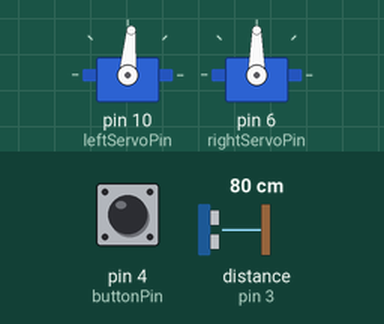
Recording of a sketch running on a simulated Arduino Uno, built with avr-gcc and run on an emulated ATmega328P. Parts: 2 × servo. Wiring (inferred from the names in the program): ultrasonic range finder: trigger pin 2; echo pin 3. The test bench sets the inputs (shaded band); at power-on: pin 4 (buttonPin) HIGH, distance to the obstacle (sensor on pin 3) 80 cm. The echo pulse lasts 58.3 µs per cm; random numbers use the default seed unless the sketch sets one; what the sketch prints to the serial monitor is not drawn.

Above: at 4.8 s.
Timing chart, 0 to 40.4 s (numbered marks = the images above):
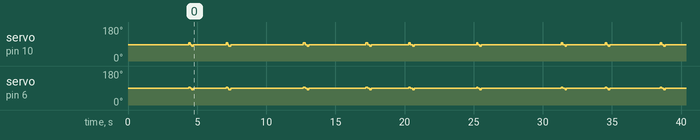

Measured:
- by itself, servo on pin 10 (leftServoPin): 85° → 96° at 4.4 s, → 85° 0.13 s later, → 79° 0.11 s later, → 85° 0.11 s later, … (36 changes in this stretch)
- by itself, servo on pin 6 (rightServoPin): 90° → 93° at 4.4 s, → 90° 0.13 s later, → 82° 0.11 s later, → 90° 0.11 s later, … (36 changes in this stretch)

The sketch:

physicalfinal.ino
```cpp
#include <Servo.h>
// pin settings
// HC-SR04
const int trigPin = 2;
const int echoPin = 3;
// button
const int buttonPin = 4;
// FS90R servos
const int leftServoPin = 10;
const int rightServoPin = 6;

Servo leftServo;
Servo rightServo;


// stop values measured
const int leftStop = 1420;
const int rightStop = 1470;

// phase A: one direction
const int leftA = 1530;
const int rightA = 1500;

// phase B: opposite direction
const int leftB = 1360;
const int rightB = 1390;

// debug off by default because extra serial output may interfere with webpage parsing
const bool motorDebug = false;


// anxiety1 motor timing
const unsigned long anxiety1MoveMin = 70;
const unsigned long anxiety1MoveMax = 140;

const unsigned long anxiety1InnerStopMin = 80;
const unsigned long anxiety1InnerStopMax = 180;

// long random pause
const unsigned long anxiety1LongPauseMin = 2200;
const unsigned long anxiety1LongPauseMax = 6200;


// anxiety2 motor timing
const unsigned long anxiety2MoveMin = 360;
const unsigned long anxiety2MoveMax = 560;

const unsigned long anxiety2StopAMin = 180;
const unsigned long anxiety2StopAMax = 420;

const unsigned long anxiety2StopBMin = 220;
const unsigned long anxiety2StopBMax = 520;


// HC-SR04 / button settings
// smaller than this distance(cm) is treated as "visitor is near"
const int distanceThresholdCm = 250;

// how many consecutive readings are required before state changes
const int requiredStableReads = 3;

// button debounce time
const unsigned long debounceDelay = 50;

// interval between ultrasonic readings
const unsigned long ultrasonicInterval = 60;

// pulsein timeout
const unsigned long echoTimeoutUs = 30000;


// internal sensor states
// ultrasonic state
bool nearState = false;
int nearCounter = 0;
int farCounter = 0;
unsigned long lastUltrasonicRead = 0;

// button state
bool lastButtonReading = HIGH;
bool stableButtonState = HIGH;
unsigned long lastDebounceTime = 0;

// incoming command buffer from browser
String serialInputBuffer = "";

// motor states
enum MotorMode {
  MOTOR_ANXIETY_1,
  MOTOR_ANXIETY_2,
  MOTOR_STOPPED
};

enum MotorStep {
  STEP_IDLE_STOP,
  STEP_PHASE_A,
  STEP_STOP_AFTER_A,
  STEP_PHASE_B,
  STEP_STOP_AFTER_B
};

MotorMode motorMode = MOTOR_ANXIETY_1;
MotorStep motorStep = STEP_IDLE_STOP;

unsigned long motorStepStartedAt = 0;
unsigned long motorStepDuration = 0;


// HC-SR04 distance reading
long readDistanceCm() {
  digitalWrite(trigPin, LOW);
  delayMicroseconds(2);

  digitalWrite(trigPin, HIGH);
  delayMicroseconds(10);
  digitalWrite(trigPin, LOW);

  unsigned long duration = pulseIn(echoPin, HIGH, echoTimeoutUs);

  if (duration == 0) {
    return -1;
  }

  long distance = (long)(duration * 0.0343 / 2.0);
  return distance;
}


// basic motor writing
void stopBothMotors() {
  leftServo.writeMicroseconds(leftStop);
  rightServo.writeMicroseconds(rightStop);
}

void writePhaseA() {
  leftServo.writeMicroseconds(leftA);
  rightServo.writeMicroseconds(rightA);
}

void writePhaseB() {
  leftServo.writeMicroseconds(leftB);
  rightServo.writeMicroseconds(rightB);
}


// motor mode control
void setMotorMode(MotorMode newMode) {
  motorMode = newMode;
  motorStep = STEP_IDLE_STOP;
  motorStepStartedAt = millis();
  motorStepDuration = 0;

  stopBothMotors();

  if (newMode == MOTOR_ANXIETY_1) {
    // in anxiety1, do not move immediately. wait for a random pause
    motorStepDuration = random(anxiety1LongPauseMin, anxiety1LongPauseMax);
  }

  if (motorDebug) {
    if (newMode == MOTOR_ANXIETY_1) Serial.println("MOTOR_MODE:ANXIETY_1");
    if (newMode == MOTOR_ANXIETY_2) Serial.println("MOTOR_MODE:ANXIETY_2");
    if (newMode == MOTOR_STOPPED) Serial.println("MOTOR_MODE:STOPPED");
  }
}


// anxiety1 movement
void enterAnxiety1Step(MotorStep nextStep) {
  motorStep = nextStep;
  motorStepStartedAt = millis();

  if (nextStep == STEP_PHASE_A) {
    writePhaseA();
    motorStepDuration = random(anxiety1MoveMin, anxiety1MoveMax);
  }
  else if (nextStep == STEP_STOP_AFTER_A) {
    stopBothMotors();
    motorStepDuration = random(anxiety1InnerStopMin, anxiety1InnerStopMax);
  }
  else if (nextStep == STEP_PHASE_B) {
    writePhaseB();
    motorStepDuration = random(anxiety1MoveMin, anxiety1MoveMax);
  }
  else if (nextStep == STEP_STOP_AFTER_B) {
    stopBothMotors();

    motorStepDuration = random(anxiety1LongPauseMin, anxiety1LongPauseMax);
  }
  else if (nextStep == STEP_IDLE_STOP) {
    stopBothMotors();
    motorStepDuration = random(anxiety1LongPauseMin, anxiety1LongPauseMax);
  }
}

void updateAnxiety1Motor() {
  unsigned long now = millis();

  if (motorStep == STEP_IDLE_STOP) {
    // stay still for a while, then start a complete subtle cycle
    if (now - motorStepStartedAt >= motorStepDuration) {
      enterAnxiety1Step(STEP_PHASE_A);
    }
    return;
  }

  if (now - motorStepStartedAt < motorStepDuration) {
    return;
  }

  if (motorStep == STEP_PHASE_A) {
    enterAnxiety1Step(STEP_STOP_AFTER_A);
  }
  else if (motorStep == STEP_STOP_AFTER_A) {
    enterAnxiety1Step(STEP_PHASE_B);
  }
  else if (motorStep == STEP_PHASE_B) {
    enterAnxiety1Step(STEP_STOP_AFTER_B);
  }
  else if (motorStep == STEP_STOP_AFTER_B) {
    // after the long pause, start another occasional full cycle
    enterAnxiety1Step(STEP_PHASE_A);
  }
}


// anxiety2 movement
void enterAnxiety2Step(MotorStep nextStep) {
  motorStep = nextStep;
  motorStepStartedAt = millis();

  if (nextStep == STEP_PHASE_A) {
    writePhaseA();
    motorStepDuration = random(anxiety2MoveMin, anxiety2MoveMax);
  }
  else if (nextStep == STEP_STOP_AFTER_A) {
    stopBothMotors();
    motorStepDuration = random(anxiety2StopAMin, anxiety2StopAMax);
  }
  else if (nextStep == STEP_PHASE_B) {
    writePhaseB();
    motorStepDuration = random(anxiety2MoveMin, anxiety2MoveMax);
  }
  else if (nextStep == STEP_STOP_AFTER_B) {
    stopBothMotors();
    motorStepDuration = random(anxiety2StopBMin, anxiety2StopBMax);
  }
}

void updateAnxiety2Motor() {
  unsigned long now = millis();

  if (motorStep == STEP_IDLE_STOP) {
    enterAnxiety2Step(STEP_PHASE_A);
    return;
  }

  if (now - motorStepStartedAt < motorStepDuration) {
    return;
  }

  if (motorStep == STEP_PHASE_A) {
    enterAnxiety2Step(STEP_STOP_AFTER_A);
  }
  else if (motorStep == STEP_STOP_AFTER_A) {
    enterAnxiety2Step(STEP_PHASE_B);
  }
  else if (motorStep == STEP_PHASE_B) {
    enterAnxiety2Step(STEP_STOP_AFTER_B);
  }
  else if (motorStep == STEP_STOP_AFTER_B) {
    enterAnxiety2Step(STEP_PHASE_A);
  }
}


// main motor update
void updateMotorMotion() {
  if (motorMode == MOTOR_STOPPED) {
    stopBothMotors();
    return;
  }

  if (motorMode == MOTOR_ANXIETY_1) {
    updateAnxiety1Motor();
    return;
  }

  if (motorMode == MOTOR_ANXIETY_2) {
    updateAnxiety2Motor();
    return;
  }
}


// incoming commands from browser
void handleSerialCommand(String command) {
  command.trim();
  command.toUpperCase();

  if (command == "SERVO:A1") {
    setMotorMode(MOTOR_ANXIETY_1);
  }
  else if (command == "SERVO:A2") {
    setMotorMode(MOTOR_ANXIETY_2);
  }
  else if (command == "SERVO:STOP") {
    setMotorMode(MOTOR_STOPPED);
  }
}

void updateIncomingSerialCommands() {
  while (Serial.available() > 0) {
    char c = (char)Serial.read();

    if (c == '\n' || c == '\r') {
      if (serialInputBuffer.length() > 0) {
        handleSerialCommand(serialInputBuffer);
        serialInputBuffer = "";
      }
    } else {
      serialInputBuffer += c;

      // safety: avoid runaway buffer if a malformed line arrives
      if (serialInputBuffer.length() > 48) {
        serialInputBuffer = "";
      }
    }
  }
}


// setup
void setup() {
  Serial.begin(115200);

  // sensor / button pins
  pinMode(trigPin, OUTPUT);
  pinMode(echoPin, INPUT);
  pinMode(buttonPin, INPUT_PULLUP);

  // servo setup
  leftServo.attach(leftServoPin);
  rightServo.attach(rightServoPin);
  stopBothMotors();

  randomSeed(analogRead(A0));

  // give system a short time to stabilise
  delay(1000);

  // initial serial state for webpage
  Serial.println("PIR:0");
  Serial.println("BUTTON:0");

  // start in anxiety 1 subtle mode by default
  setMotorMode(MOTOR_ANXIETY_1);
}


// loop
void loop() {
  // read commands from the webpage first
  updateIncomingSerialCommands();

  // motor movement is non-blocking, so ultrasonic/button can still update
  updateMotorMotion();

  // HC-SR04: near / far detection
  if (millis() - lastUltrasonicRead >= ultrasonicInterval) {
    lastUltrasonicRead = millis();

    long distanceCm = readDistanceCm();

    bool detectedNear = (distanceCm > 0 && distanceCm < distanceThresholdCm);

    if (detectedNear) {
      nearCounter++;
      farCounter = 0;
    } else {
      farCounter++;
      nearCounter = 0;
    }

    // far to near
    if (!nearState && nearCounter >= requiredStableReads) {
      nearState = true;

      // keep webpage protocol unchanged
      Serial.println("PIR:1");
    }

    // near to far
    if (nearState && farCounter >= requiredStableReads) {
      nearState = false;

      // keep webpage protocol unchanged
      Serial.println("PIR:0");
    }
  }

  // button: debounce + state change output
  bool currentButtonReading = digitalRead(buttonPin);

  if (currentButtonReading != lastButtonReading) {
    lastDebounceTime = millis();
  }

  if ((millis() - lastDebounceTime) > debounceDelay) {
    if (currentButtonReading != stableButtonState) {
      stableButtonState = currentButtonReading;

      if (stableButtonState == LOW) {
        // keep webpage protocol unchanged
        Serial.println("BUTTON:1");
      } else {
        // keep webpage protocol unchanged
        Serial.println("BUTTON:0");
      }
    }
  }

  lastButtonReading = currentButtonReading;
}
```
